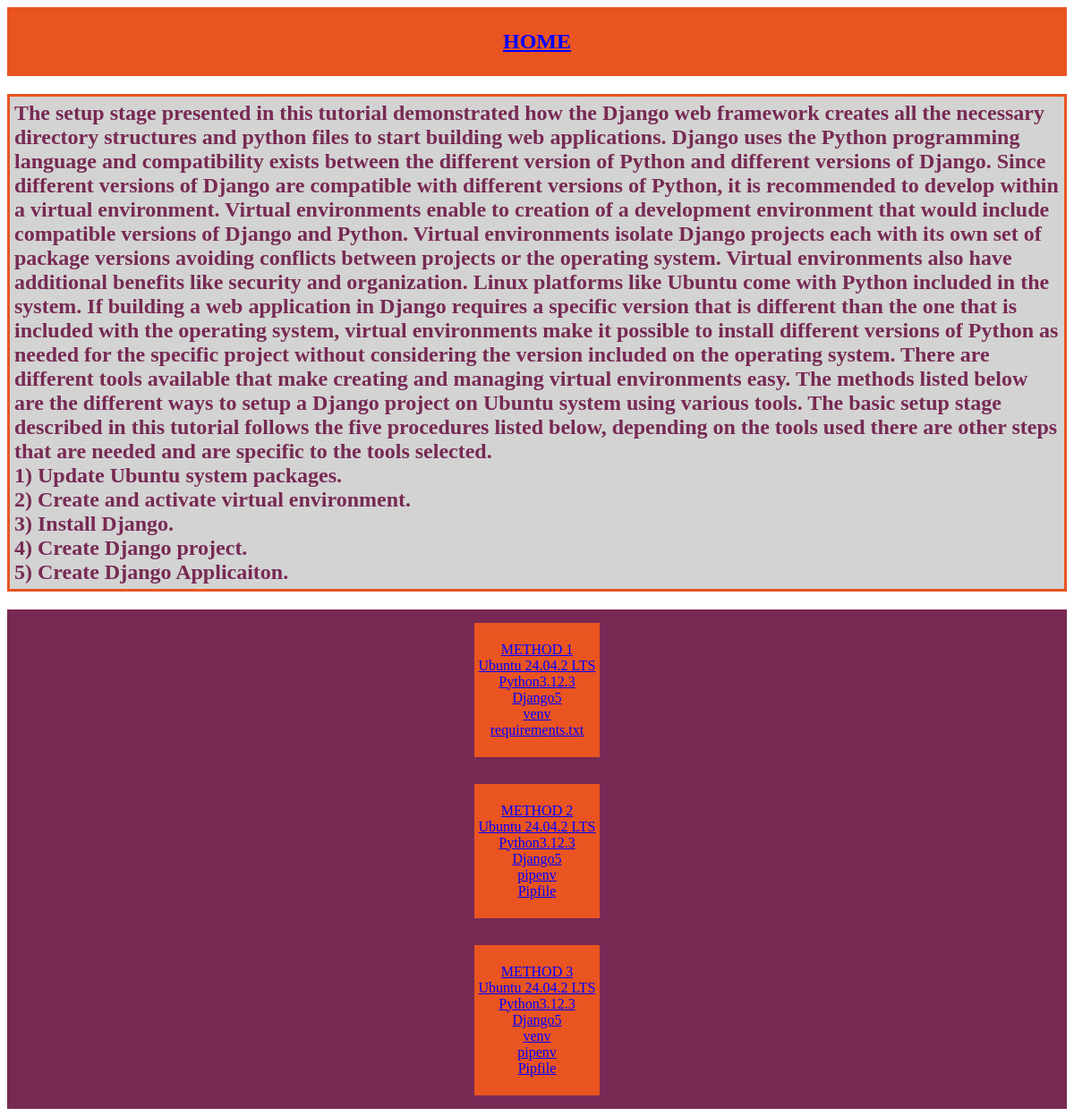
Before: /objectives_list with the older database file.
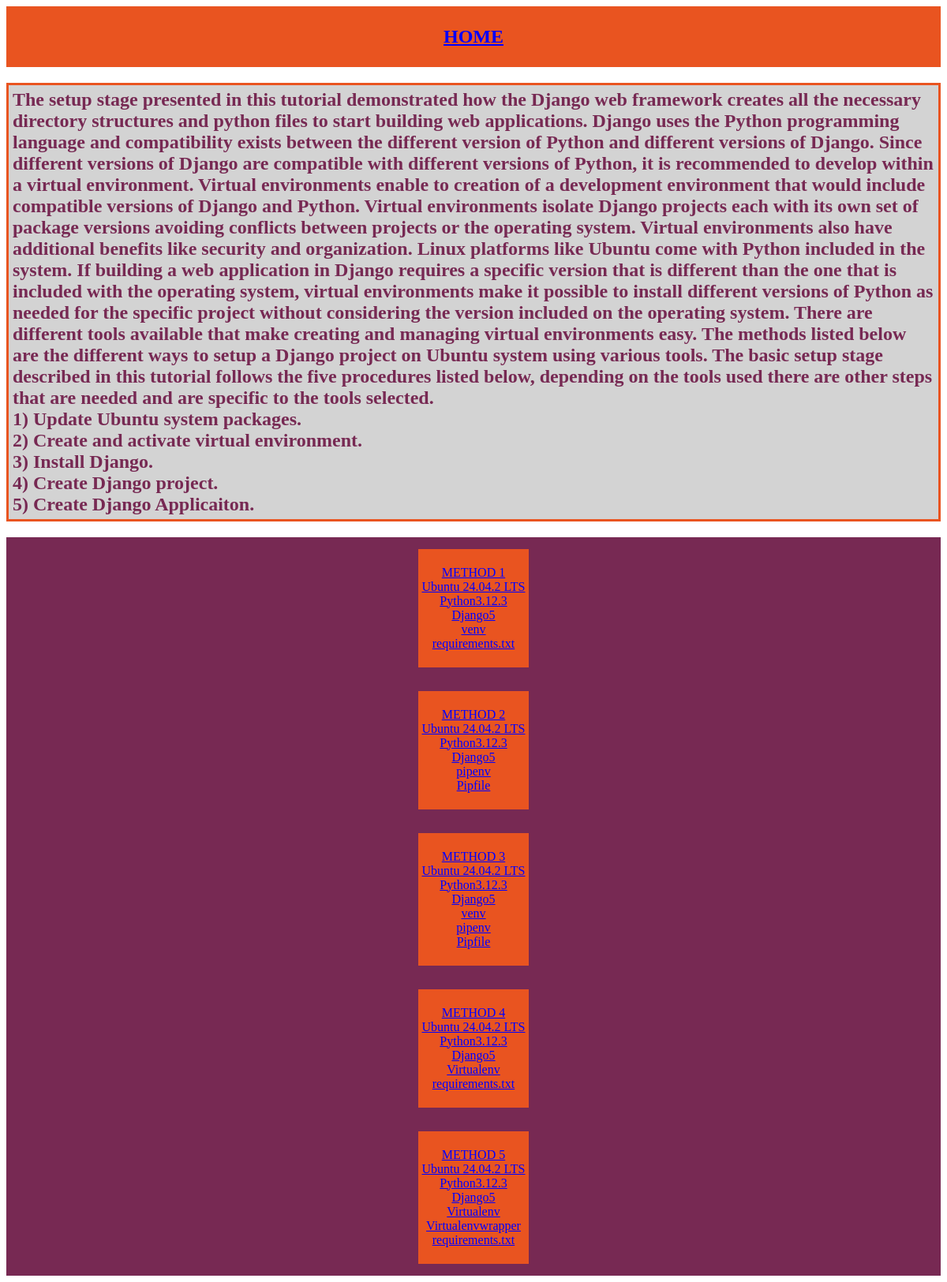
After: the same page with the newer database file.
### DjangoTutorial/models.py (models this page shows, shortened)
class Objectives(models.Model):
    objective_description = models.TextField()
    intro = models.TextField(default='')
    class Meta:
        verbose_name = "Objectives"
        verbose_name_plural = "Objectives"

### DjangoTutorial/views.py (the view)
# urls.py: path('objectives_list', views.objectives_list, name='objectives_list'),
def objectives_list(request):
    objectives_list = Objectives.objects.exclude(objective_description= "Hello World")
    return render(request, 'DjangoTutorial/objectives_list.html',{'objectives': objectives_list})

### DjangoTutorial/templates/DjangoTutorial/objectives_list.html (shortened to what this page needs)
{% extends "DjangoTutorial/base.html" %}
{% load static %}
{% block navbar %}
    <a class="instructions_list_nav" href="{% url 'django_intro' %}"><h2>HOME</h2></a>
{% endblock %}
{% block intro %}
<h2  class="home_intro" > The setup stage presented in this tutorial demonstrated how the Django web framework creates all the necessary directory structures and python files to start building web applications.
    Django uses the Python programming language and compatibility exists between the different version of Python and different versions of Django.
    Since different versions of Django are compatible with different versions of Python, it is recommended to develop within a virtual environment.
    Virtual environments enable to creation of a development environment that would include compatible versions of Django and Python.
    Virtual environments isolate Django projects each with its own set of package versions avoiding conflicts between projects or the operating system.
     Virtual environments also have additional benefits like security and organization. Linux platforms like Ubuntu come with Python included in the system.
     If building a web application in Django requires a specific version that is different than the one that is included with the operating system, virtual environments make it possible to install different versions of Python as needed for the specific project without considering the version included on the operating system. There are different tools available that make creating and managing virtual environments easy. The methods listed below are the different ways to setup a Django project on Ubuntu system using various tools.
     The basic setup stage described in this tutorial follows the five procedures listed below, depending on the tools used there are other steps that are needed and are specific to the tools selected.
<br>
1) Update Ubuntu system packages.
<br>
2) Create and activate virtual environment.
<br>
3) Install Django.
<br>
4) Create Django project.
<br>
5) Create Django Applicaiton.
</h2>
{% endblock %}
{% block content %}
{% for objective in objectives %}
<div class="objectives">
        <a class="home" href="{% url 'instructions_list' objective.id %}">{{objective.objective_description | linebreaks}}</a>
</div>
{% endfor %}
{% endblock %}

Changed rows visible on the page:
added Objectives: objective_description "METHOD 4 Ubuntu 24.04.2 LTS Python3.12.3 Django5 Virtualenv requirements.txt"
added Objectives: objective_description "METHOD 5 Ubuntu 24.04.2 LTS Python3.12.3 Django5 Virtualenv Virtualenvwrapper requirements.txt"
